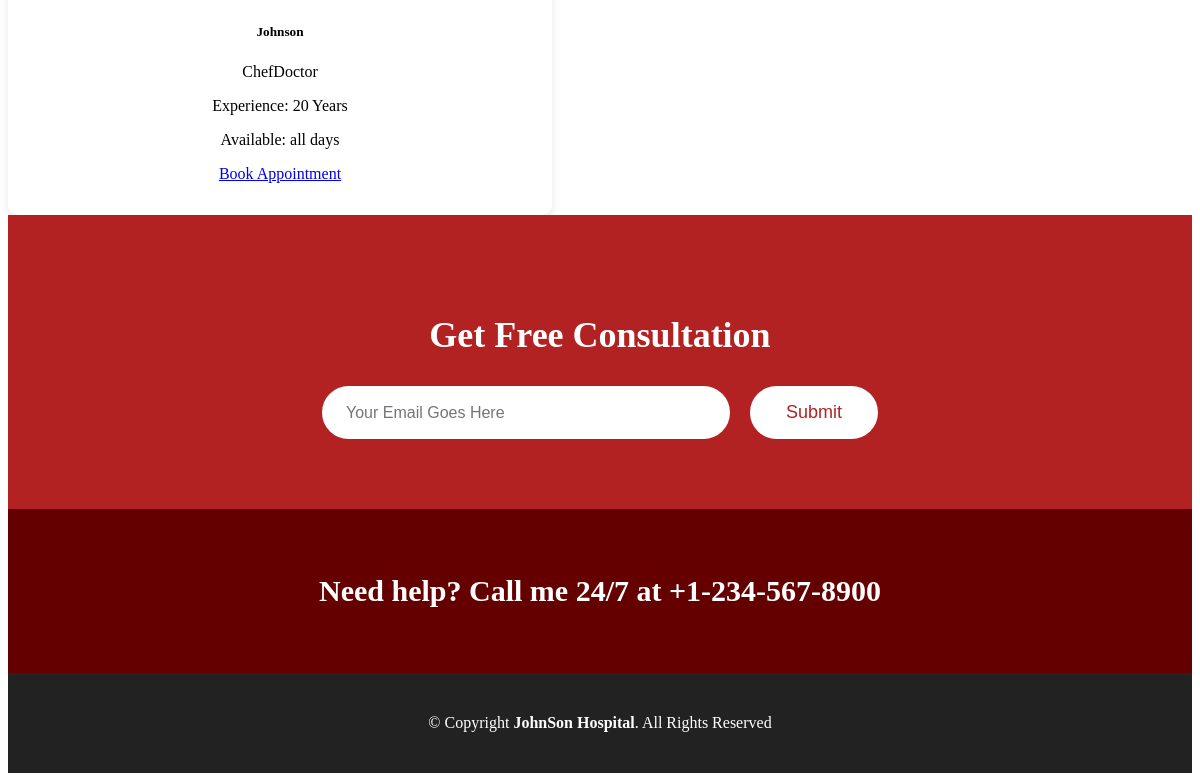
/doctors/ (lower part), run on an earlier commit of the app's database.
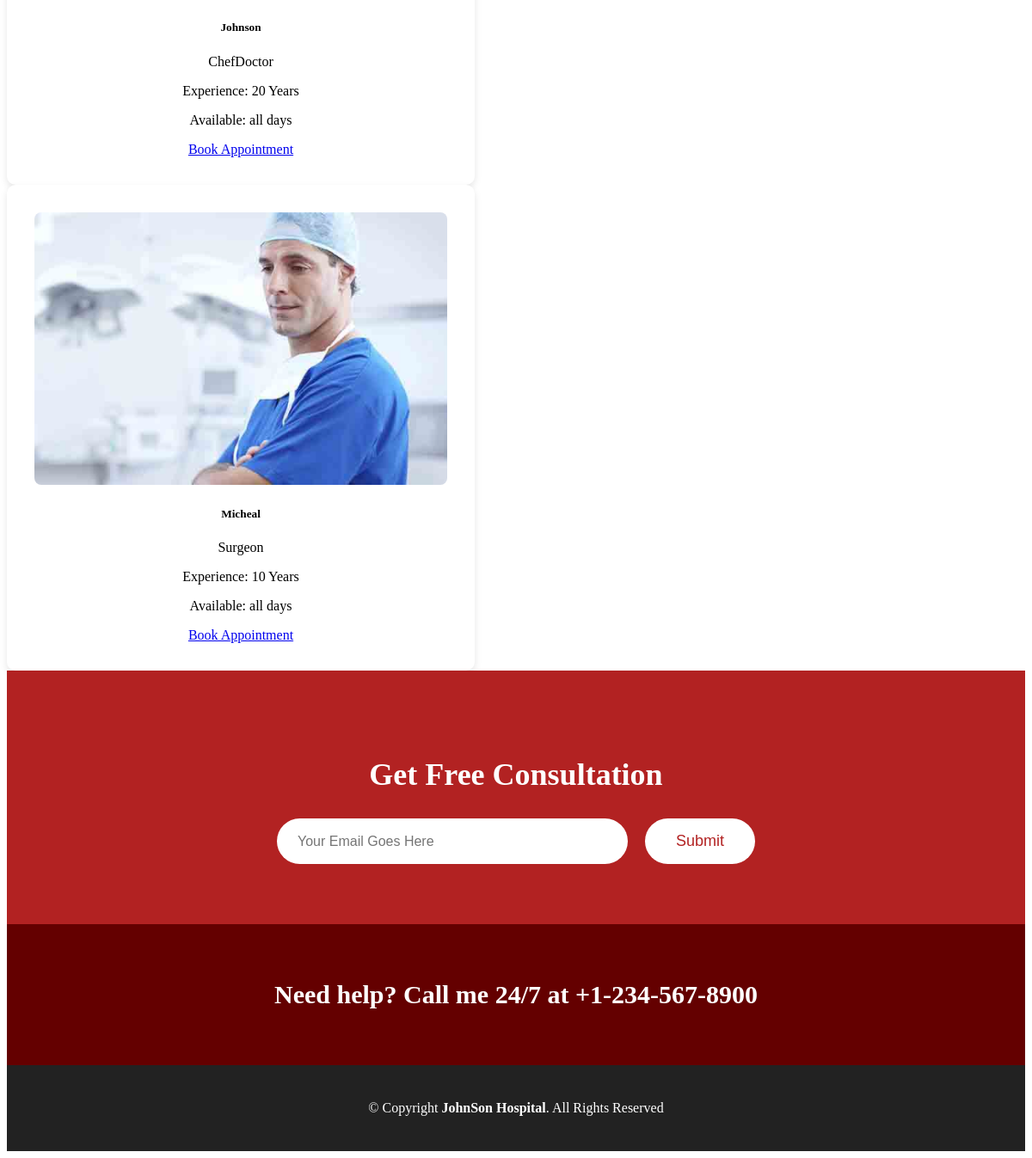
And on a later commit of the database.
### core/models.py (models this page shows, shortened)
class Doctor(models.Model):
    name = models.CharField(max_length=100)
    specialization = models.CharField(max_length=100)
    experience = models.PositiveIntegerField(help_text="Years of experience")
    image = models.ImageField(upload_to="doctors/")
    available_days = models.CharField(max_length=100)

### core/views.py (the view)
# urls.py: path("doctors/", views.doctors, name="doctors"),
def doctors(request):
    doctors = Doctor.objects.all()
    return render(request, "doctors.html", {"doctors": doctors})

### core/templates/doctors.html (shortened to what this page needs)
{% extends "base.html" %}
{% load static %}
{% block content %}
<div class="container mt-5">
    <div class="row">
        {% for doctor in doctors %}
        <div class="col-md-4 mb-4">
            <div class="card shadow h-100">
                <img src="{{ doctor.image.url }}" class="card-img-top" alt="{{ doctor.name }}">
                <div class="card-body text-center">
                    <h5 class="card-title">{{ doctor.name }}</h5>
                    <p class="text-muted">{{ doctor.specialization }}</p>
                    <p>Experience: {{ doctor.experience }} Years</p>
                    <p>Available: {{ doctor.available_days }}</p>
                    <a href="/booking/" class="btn btn-primary">Book Appointment</a>
                </div>
            </div>
        </div>
        {% empty %}
        <p class="text-center">No doctors available</p>
        {% endfor %}
    </div>
</div>
{% endblock %}

### core/templates/base.html (shortened to what this page needs)
{% load static %}
<!DOCTYPE html>
<html>
<head>
    <link rel="stylesheet" href="https://cdnjs.cloudflare.com/ajax/libs/font-awesome/6.5.1/css/all.min.css">
    <link rel="stylesheet" href="{% static 'css/style.css' %}">
</head>
<body>
{% block content %}{% endblock %}
{% load static %}
<section class="free-consultation">
    <h2>Get Free Consultation</h2>
    <form method="post" class="consult-form">
        <input type="email" placeholder="Your Email Goes Here" required>
        <button type="submit">Submit</button>
    </form>
</section>
<section class="call-bar">
    <h3>Need help? Call me 24/7 at +1-234-567-8900</h3>
</section>
<footer class="footer">
    <p>© Copyright <strong>JohnSon Hospital</strong>. All Rights Reserved</p>
</footer>
</body>
</html>

### core/static/css/style.css (style rules this page uses)
.card { background-color: #fff; border-radius: 10px; box-shadow: 0 4px 8px rgba(0,0,0,0.1); width: 480px; text-align: center; padding: 2rem; transition: transform 0.3s ease; }
.card img { width: 100%; height: auto; border-radius: 8px; }
.free-consultation { background: #b22222; padding: 70px 20px; text-align: center; }
.free-consultation h2 { color: #fff; font-size: 36px; margin-bottom: 30px; }
.consult-form { display: flex; justify-content: center; gap: 20px; flex-wrap: wrap; }
.consult-form input { width: 360px; padding: 16px 24px; border-radius: 40px; border: none; font-size: 16px; outline: none; }
.consult-form button { background: #fff; color: #b22222; padding: 16px 36px; border-radius: 40px; border: none; font-size: 18px; cursor: pointer; transition: 0.3s; }
.call-bar { background: #640000; padding: 35px 20px; text-align: center; }
.call-bar h3 { color: #fff; font-size: 30px; font-weight: 600; }
.footer { background: #222; padding: 25px 20px; text-align: center; }
.footer p { color: #fff; font-size: 16px; }

What changed in the data, as far as the page shows it:
added Doctor: image (picture), name "Micheal", specialization "Surgeon", experience "10", available_days "all days"
